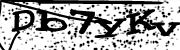
#> input picture data/sample.png, 180 x 50 px
$ jupyter execute --allow-errors test_setup.ipynb
#> lines starting #> are read from the running program, lines starting #| are printed output that depends on the picture; after the words box and inside, x2 and y2 are one past the last pixel; in counts of white or black regions, pixels touching at a corner belong together
[cell 1]
# download image/captcha
#img = driver.find_element_by_xpath(".//*[@id='trRandom3']/td[2]/img")
#img = driver.find_element_by_xpath(".//*img[2]")

[cell 2]
from selenium import webdriver
import urllib.request
from PIL import Image
import cv2
import mechanize

import requests
from bs4 import BeautifulSoup

[cell 3]
from selenium.webdriver.common.by import By
from selenium.webdriver.support.ui import WebDriverWait
from selenium.webdriver.support import expected_conditions as EC

[cell 4]
URL = 'https://servicos.receita.fazenda.gov.br/Servicos/certidao/CNDConjuntaInter/InformaNICertidao.asp?tipo=2'

#> (a cell that did not finish here is left out)

#> (a cell that did not finish here is left out)

#> (a cell that did not finish here is left out)

[cell 8]
# [19 lines left out: function get_captcha, not called in this run]

#> (a cell that did not finish here is left out)

#> (a cell that did not finish here is left out)

[cell 11]
import cv2

# carrega a imagem colorida e transforma ela em uma matriz do numpy
image = cv2.imread('data/sample.png')
#> image is the input picture: shape (50, 180, 3); min 0, max 255, mean 167.1
# calcula o pixel com menor intensidade
# inicia a cor com o maior valor possivel
color = 255 * 3

# pega as dimensoes da imagem
(rows, cols, depth) = image.shape
#> rows = 50; cols = 180; depth = 3

[cell 12]
for row in range(rows):
    for col in range(cols):

        # acessa um pixel da imagem
        pixel     = image[row][col]
        (r, g, b) = pixel.tolist()

        if color > (r + g + b):
            color = r + g + b
#> after the loop, color = 0

[cell 13]
image2 = image.copy()

[cell 14]
for row in range(rows):
    for col in range(cols):
        pixel = image[row][col]
        (r, g, b) = pixel.tolist()
        c = (r + g + b)

        # pinta de branco o que nao for letra
        if c != color:
            image2[row][col] = (255, 255, 255)
        # pinta de preto o que for letra
        else:
            image2[row][col] = (0, 0, 0)
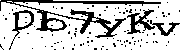
#> image2: shape (50, 180, 3); 77.5% white; 104 black regions (100 under 20 px), largest, box (x1, y1, x2, y2) and area: (0, 0, 161, 38) 1165, (127, 9, 155, 34) 267, (9, 10, 34, 50) 201, (150, 20, 180, 36) 141

[cell 15]
image

[cell 16]
img = Image.fromarray(image,'RGB')
#img.save('my.png')
img.show()

[cell 17]
def recursive_bounding(image, row, col, letter_color):

    min_x = col
    min_y = row

    max_x = col
    max_y = row

    (rows, cols, depth) = image.shape

    for r in range(    max(0, row - 1), min(row + 2, rows)):
        for c in range(max(0, col - 1), min(col + 2, cols)):
            if r == row and c == col:
                continue

            (r1, g1, b1) = image[r][c]
            t = (r1 + g1 + b1)

            # vizinho nao pertence a letra, ignora ele
            if t != letter_color:
                continue

            # apaga esse pixel
            # nao salvamos ele como branco pq precisaremos dele
            # no proximo processamento
            image[r][c] = (20, 20, 20)

            points = recursive_bounding(image, r, c, letter_color)
            (min_x1, max_x1, min_y1, max_y1) = points;

            min_x = min(min_x, min_x1, c)
            max_x = max(max_x, max_x1, c)
            min_y = min(min_y, min_y1, r)
            max_y = max(max_y, max_y1, r)

    return (min_x, max_x, min_y, max_y)

[cell 18]
cols
#> Out = 180

#> (a cell that did not finish here is left out)

[cell 20]
boxes = []
letter_color = 0

for row in range(rows):
    for col in range(cols):
        pixel     = image[row][col]
        (r, g, b) = pixel.tolist();
        t = (r + g + b)

        # nao eh letra, ignora o pixel
#        if t != letter_color:
#            continue

        # calcula a bounding box dessa letra
        box = recursive_bounding(image, row, col, letter_color)

        # salva o bounding box numa lista de boxes
        boxes.append(box)

boxes.sort()

[cell 21]
t

[cell 22]
letters = []

for box in boxes:
    (col0, col1, row0, row1) = box

    letter = image[row0:row1 + 1, col0:col1 + 1]
    letters.append(letter)
#> this loop made 9000 passes
#> box on passes 1 to 3: (0, 0, 1, 1), (0, 0, 2, 2), (0, 0, 3, 3)

[cell 23]
import os
import glob
import collections

def load_templates():
    # filtra os arquivos .png
    files = glob.glob('templates/*.png')

    # dicionario com as imagens
    # chave = letra
    # valor = lista de imagem
    templates = collections.defaultdict(list)

    for file in files:
        f = os.path.basename(file)

        # o primeiro caracter do nome do arquivo eh a letra
        # correspondente
        letter = f[0]

        # carrega a imagem
        img = cv2.imread(file)

        # muda a imagem pra tons de cinza
        img = cv2.cvtColor(img, cv2.COLOR_RGB2GRAY)

        # binariza a imagem
        (_, img) = cv2.threshold(img, 245, 255, cv2.THRESH_BINARY)

        # uma letra pode ter varios templates
        templates[letter].append(img)

    return templates

[cell 24]
letters[0].shape
#> Out = (1, 1, 3)

[cell 25]
# [50 lines left out: function break_captcha, not called in this run]

[cell 26]
img = Image.fromarray(letters[10], 'RGB')
#img.save('my.png')
img.show()

[cell 27]
img.show()

[cell 28]
letters[-2]
#> Out = [[255, 255, 255]]
